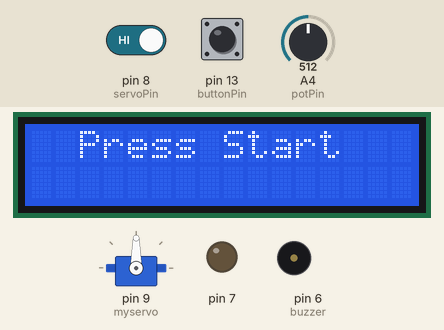
Simulated run of this sketch. Board: Arduino Uno, built with avr-gcc and run on an emulated ATmega328P. Shown: servo, 16×2 character LCD, output pins drawn as LEDs (lit = HIGH), buzzer (waves = sounding). The test bench sets the inputs (shaded band); at power-on: pin 13 (buttonPin) HIGH, pin 8 (servoPin) HIGH, A4 (potPin) = 512. Pins used as bus, display or sensor lines are not drawn; what the sketch prints to the serial monitor is not drawn.

Above: at 1.8 s.
1.9 s: pin 13 (buttonPin) pulled LOW for 0.15 s
At 4.9 s:
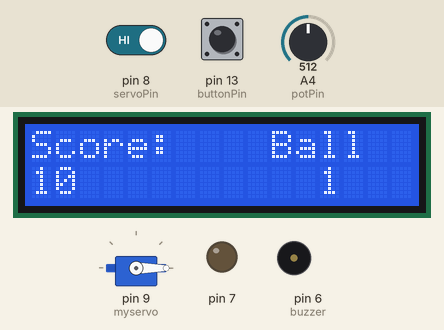
5.0 s: pin 13 (buttonPin) pulled LOW for 3.2 s
At 10.4 s:
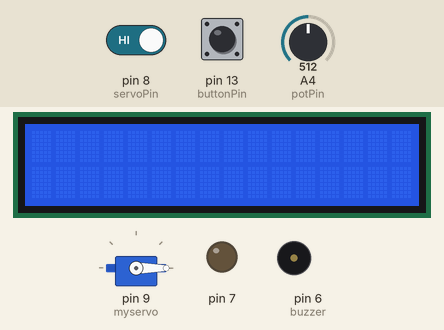
11.1 s: pin 13 (buttonPin) pulsed LOW 5 times (0.12 s each, 0.3 s apart)
At 14.17 s:
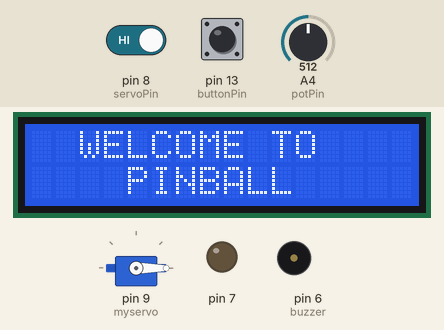
15.6 s: pin 13 (buttonPin) pulled LOW for 3.2 s
At 20.0 s:
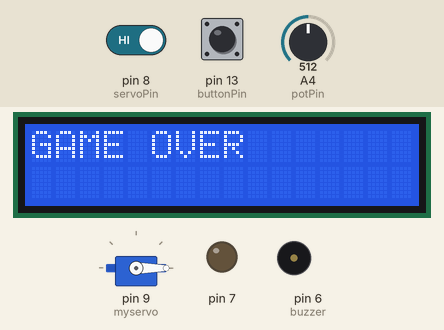
20.7 s: pin 13 (buttonPin) pulled LOW for 1 s
At 23.49 s:
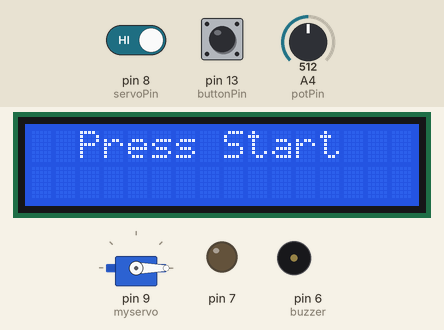
24.7 s: pin 8 (servoPin) driven LOW and pin 13 (buttonPin) driven LOW
At 29.6 s:
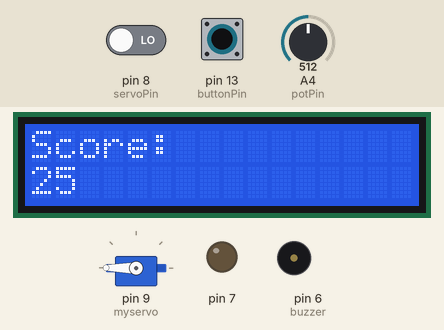
Timing chart, 0 to 31.1 s (numbered marks = the images above; inputs shaded):
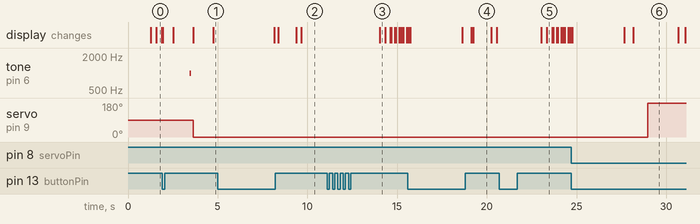

Measured:
- after the input at 1.9 s, servo on pin 9 (myservo): 90° → 0° after 1.7 s; the display: first differs from a run without the input after 0.63 s (image 1 shows a later state)
- after the input at 11.1 s, the display: changes after 2.9 s (image 3)
- after the input at 15.6 s, the display: first differs from a run without the input after 3.0 s (image 4 shows a later state)
- after the input at 20.7 s, the display: first changes after 2.3 s (image 5 shows a later state)
- after the input at 24.7 s, servo on pin 9 (myservo): 0° → 180° after 4.3 s; the display: first differs from a run without the input after 3.0 s (image 6 shows a later state)
- what the display in image 4 shows lasts 1.1 s, from 19.2 s to 20.3 s

The sketch:

Pinball_Machine.INO
```cpp
#define NOTE_B0  31
#define NOTE_C1  33
#define NOTE_CS1 35
#define NOTE_D1  37
#define NOTE_DS1 39
#define NOTE_E1  41
#define NOTE_F1  44
#define NOTE_FS1 46
#define NOTE_G1  49
#define NOTE_GS1 52
#define NOTE_A1  55
#define NOTE_AS1 58
#define NOTE_B1  62
#define NOTE_C2  65
#define NOTE_CS2 69
#define NOTE_D2  73
#define NOTE_DS2 78
#define NOTE_E2  82
#define NOTE_F2  87
#define NOTE_FS2 93
#define NOTE_G2  98
#define NOTE_GS2 104
#define NOTE_A2  110
#define NOTE_AS2 117
#define NOTE_B2  123
#define NOTE_C3  131
#define NOTE_CS3 139
#define NOTE_D3  147
#define NOTE_DS3 156
#define NOTE_E3  165
#define NOTE_F3  175
#define NOTE_FS3 185
#define NOTE_G3  196
#define NOTE_GS3 208
#define NOTE_A3  220
#define NOTE_AS3 233
#define NOTE_B3  247
#define NOTE_C4  262
#define NOTE_CS4 277
#define NOTE_D4  294
#define NOTE_DS4 311
#define NOTE_E4  330
#define NOTE_F4  349
#define NOTE_FS4 370
#define NOTE_G4  392
#define NOTE_GS4 415
#define NOTE_A4  440
#define NOTE_AS4 466
#define NOTE_B4  494
#define NOTE_C5  523
#define NOTE_CS5 554
#define NOTE_D5  587
#define NOTE_DS5 622
#define NOTE_E5  659
#define NOTE_F5  698
#define NOTE_FS5 740
#define NOTE_G5  784
#define NOTE_GS5 831
#define NOTE_A5  880
#define NOTE_AS5 932
#define NOTE_B5  988
#define NOTE_C6  1047
#define NOTE_CS6 1109
#define NOTE_D6  1175
#define NOTE_DS6 1245
#define NOTE_E6  1319
#define NOTE_F6  1397
#define NOTE_FS6 1480
#define NOTE_G6  1568
#define NOTE_GS6 1661
#define NOTE_A6  1760
#define NOTE_AS6 1865
#define NOTE_B6  1976
#define NOTE_C7  2093
#define NOTE_CS7 2217
#define NOTE_D7  2349
#define NOTE_DS7 2489
#define NOTE_E7  2637
#define NOTE_F7  2794
#define NOTE_FS7 2960
#define NOTE_G7  3136
#define NOTE_GS7 3322
#define NOTE_A7  3520
#define NOTE_AS7 3729
#define NOTE_B7  3951
#define NOTE_C8  4186
#define NOTE_CS8 4435
#define NOTE_D8  4699
#define NOTE_DS8 4978
#define melodyPin 6
//Mario main theme melody
int melody[] = {
  NOTE_E7, NOTE_E7, 0, NOTE_E7,
  0, NOTE_C7, NOTE_E7, 0,
  NOTE_G7, 0, 0,  0,
  NOTE_G6, 0, 0, 0,

  NOTE_C7, 0, 0, NOTE_G6,
  0, 0, NOTE_E6, 0,
  0, NOTE_A6, 0, NOTE_B6,
  0, NOTE_AS6, NOTE_A6, 0,

  NOTE_G6, NOTE_E7, NOTE_G7,
  NOTE_A7, 0, NOTE_F7, NOTE_G7,
  0, NOTE_E7, 0, NOTE_C7,
  NOTE_D7, NOTE_B6, 0, 0,

  NOTE_C7, 0, 0, NOTE_G6,
  0, 0, NOTE_E6, 0,
  0, NOTE_A6, 0, NOTE_B6,
  0, NOTE_AS6, NOTE_A6, 0,

  NOTE_G6, NOTE_E7, NOTE_G7,
  NOTE_A7, 0, NOTE_F7, NOTE_G7,
  0, NOTE_E7, 0, NOTE_C7,
  NOTE_D7, NOTE_B6, 0, 0
};
//Mario main them tempo
int tempo[] = {
  12, 12, 12, 12,
  12, 12, 12, 12,
  12, 12, 12, 12,
  12, 12, 12, 12,

  12, 12, 12, 12,
  12, 12, 12, 12,
  12, 12, 12, 12,
  12, 12, 12, 12,

  9, 9, 9,
  12, 12, 12, 12,
  12, 12, 12, 12,
  12, 12, 12, 12,

  12, 12, 12, 12,
  12, 12, 12, 12,
  12, 12, 12, 12,
  12, 12, 12, 12,

  9, 9, 9,
  12, 12, 12, 12,
  12, 12, 12, 12,
  12, 12, 12, 12,
};

//

//Underworld melody
int underworld_melody[] = {
  NOTE_C4, NOTE_C5, NOTE_A3, NOTE_A4,
  NOTE_AS3, NOTE_AS4, 0,
  0,
  NOTE_C4, NOTE_C5, NOTE_A3, NOTE_A4,
  NOTE_AS3, NOTE_AS4, 0,
  0,
  NOTE_F3, NOTE_F4, NOTE_D3, NOTE_D4,
  NOTE_DS3, NOTE_DS4, 0,
  0,
  NOTE_F3, NOTE_F4, NOTE_D3, NOTE_D4,
  NOTE_DS3, NOTE_DS4, 0,
  0, NOTE_DS4, NOTE_CS4, NOTE_D4,
  NOTE_CS4, NOTE_DS4,
  NOTE_DS4, NOTE_GS3,
  NOTE_G3, NOTE_CS4,
  NOTE_C4, NOTE_FS4, NOTE_F4, NOTE_E3, NOTE_AS4, NOTE_A4,
  NOTE_GS4, NOTE_DS4, NOTE_B3,
  NOTE_AS3, NOTE_A3, NOTE_GS3,
  0, 0, 0
};
//Underwolrd tempo
int underworld_tempo[] = {
  12, 12, 12, 12,
  12, 12, 6,
  3,
  12, 12, 12, 12,
  12, 12, 6,
  3,
  12, 12, 12, 12,
  12, 12, 6,
  3,
  12, 12, 12, 12,
  12, 12, 6,
  6, 18, 18, 18,
  6, 6,
  6, 6,
  6, 6,
  18, 18, 18, 18, 18, 18,
  10, 10, 10,
  10, 10, 10,
  3, 3, 3
};

#include <Servo.h>
int servoPin = 8;
Servo myservo;
int buttonPin = 13;
int counter = 1;
int buttonState = 1;
int presslength_ms = 0;
int val = 0;
int mode = 0;
#include <LiquidCrystal.h>
LiquidCrystal lcd(12, 11, 5, 4, 3, 2);
const int rs = 12, en = 11, d4 = 5, d5 = 4, d6 = 3, d7 = 2;
int pinLED_1 = A0;
int pinLED_2 = A1;
int pinLED_3 = A2;
int waitingTime = 200;
int contrast = 60;
int i = 0;
int potValue1 = 0;
int potValue2 = 0;
int potPin = A4;
const int buzzer = 6;
int servoState = 0;
int potScore = 0;


void setup()
{
  pinMode ( buttonPin, INPUT_PULLUP);
  pinMode ( servoPin, INPUT_PULLUP);
  pinMode(buzzer, OUTPUT);
  pinMode (potPin, INPUT);
  myservo.attach(9);
  analogWrite(7, contrast);
  lcd.begin(16, 2);

  Serial.begin(9600);
}

void loop()
{
  mode = gameMode ();
  switch (mode)
  {
    case 1:
      mode = gameMode ();
      blinkLED();
      mode = gameMode ();

      lcdstarted();
      if (i > 3)
      {
        break;
      }
      mode = gameMode ();
      sing(1);
      mode = gameMode ();
      Serial.println (" Welcome To Pinball");
      break;
    case 2:
      mode = gameMode ();
      playing();
      mode = gameMode ();
      score();
      mode = gameMode ();
      servo();
      mode = gameMode ();
      Serial.println ("Play Game");
      mode = gameMode ();
      lcdScore();
      mode = gameMode ();
      //lcd.clear();
      break;
    case 3:
      lcd.clear();
      mode = gameMode ();
      Serial.println (" Game over");
      lcd.print("GAME OVER");
      delay(1000);
      lcd.clear();
      sing(2);
      break;
  }
}


int blinkLED()
{

  mode = gameMode ();
  for (i = 0 ; i < 3; i++)
  {
    digitalWrite(A0, HIGH);
    digitalWrite(pinLED_2, HIGH);
    digitalWrite(pinLED_3, HIGH);
    delay(waitingTime);
    digitalWrite(A0, LOW);
    digitalWrite(pinLED_2, LOW);
    digitalWrite(pinLED_3, LOW);
    delay(waitingTime);
    if (i > 3)
    {
      break;
    }
  }
  return i;
}

void lcdstarted()
{
  mode = gameMode ();
  lcd.print("  WELCOME TO");
  lcd.setCursor(0, 1);
  mode = gameMode ();
  lcd.print("    PINBALL    ");
  delay(300);
  lcd.clear();
  mode = gameMode ();
  lcd.print("  Press Start  ");
  delay(300);
  mode = gameMode ();
  lcd.clear();
}
int gameMode()
{
  if (digitalRead(buttonPin) == LOW && buttonState > 5)
  {
    delay(100);
    presslength_ms = presslength_ms + 100;
    val = val + 1;
    //Serial.print("ms= ");
    Serial.println(presslength_ms);
  } else if (digitalRead(buttonPin) == LOW && buttonState < 5 )
  {
    presslength_ms = 0;
  }

  if (digitalRead(buttonPin) == LOW)
  {
    buttonState = buttonState + 1;
    delay(300);
    //Serial.println ("buttonState");
    //Serial.println (buttonState);
    if (buttonState == 1)
    {
      counter = counter + 1;
      delay(300);
      Serial.println ("counter");
      Serial.println (counter);
    }
    else if (buttonState == 2)
    {
      counter = counter + 1;
      delay(300);
      Serial.println ("counter");
      Serial.println (counter);
    }
    else if (buttonState == 5)
    {
      counter = counter + 1;
      delay(300);
      Serial.println ("counter");
      Serial.println (counter);
    }
    else if (presslength_ms >= 500 && buttonState >= 5 && counter == 3 && digitalRead(buttonPin) == HIGH)
    {
      counter = 1;
      buttonState = 1;
      presslength_ms = 0;
      val = 0;
      delay(100);
    }
  }
  return counter;
  return buttonState;
}
int playing()
{
  gameMode();
  if (buttonState == 2)
  {
    gameMode();

    lcd.setCursor(0, 0);
    lcd.print("          Ball");
    lcd.setCursor(0, 1);
    lcd.print("            1");
    lcdScore();
    delay(300);

    digitalWrite(pinLED_2, HIGH);
    digitalWrite(pinLED_3, HIGH);
    for (i = 0 ; i < 3; i++)
    {
      gameMode();
      digitalWrite(A0, HIGH);
      delay(waitingTime);
      digitalWrite(A0, LOW);
    }
  }
  if (buttonState == 3)
  {
    gameMode();
    lcdScore();
    lcd.setCursor(0, 0);
    lcd.print("          Ball");
    lcd.setCursor(0, 1);
    lcd.print("            2");
    lcdScore();
    delay(300);
    digitalWrite(pinLED_1, LOW);
    digitalWrite(pinLED_3, HIGH);
    for (i = 0 ; i < 3; i++)
    {
      gameMode();
      digitalWrite(pinLED_2, HIGH);
      delay(waitingTime);
      digitalWrite(pinLED_2, LOW);
    }
  }
  if (buttonState == 4)
  {
    gameMode();
    lcdScore();
    lcd.setCursor(0, 0);
    lcd.print("          Ball");
    lcd.setCursor(0, 1);
    lcd.print("            3");
    lcdScore();
    delay(300);
    digitalWrite(pinLED_1, LOW);
    digitalWrite(pinLED_2, LOW);
    for (i = 0 ; i < 3; i++)
    {
      gameMode();
      digitalWrite(pinLED_3, HIGH);
      delay(waitingTime);
      digitalWrite(pinLED_3, LOW);
    }

  }
}
int score()
{
  gameMode();
  potValue1 = analogRead(potPin);
  Serial.println(potValue1);
  lcd.setCursor(0, 0);
  lcd.print("Score:");
  lcd.setCursor(0, 1);
  lcd.print(potScore);
  //delay(10);
  //  if (potValue1 != potValue2)
  //  {
  //    gameMode();
  //    tone(buzzer, 1000);
  //    delay(200);
  //    potValue2 = analogRead(potPin);
  //    Serial.println(potValue1);
  //
  //  }
  //    if (potValue1 = potValue2)
  //    {
  //
  //      gameMode();
  //      noTone(buzzer);
  //      delay(200);
  //
  //    }
  if (potValue1 < 200)
  {
    if (potValue1 != potValue2)
    {
      gameMode();

      tone(buzzer, 1000);
      delay(100);
      potValue2 = analogRead(potPin);
      Serial.println(potValue1);

    }
    if (potValue1 = potValue2)
    {

      gameMode();

      noTone(buzzer);
      delay(100);


    }
    potScore = potScore + 2;


    //    gameMode();
    //    noTone(buzzer);
    //    delay(200);

  }
  if (potValue1 > 200 && potValue1 <= 600 )
  {
    if (potValue1 != potValue2)
    {
      gameMode();

      tone(buzzer, 1000);
      delay(100);
      potValue2 = analogRead(potPin);
      Serial.println(potValue1);

    }
    if (potValue1 = potValue2)
    {

      gameMode();

      noTone(buzzer);
      delay(100);


    }
    potScore = potScore + 5;
  }
  if (potValue1 > 600 && potValue1 <= 800)
  {
    gameMode();

    noTone(buzzer);
    delay(100);

  }
  if (potValue1 > 800)
  {
    if (potValue1 != potValue2)
    {
      gameMode();

      tone(buzzer, 1000);
      delay(100);
      potValue2 = analogRead(potPin);
      Serial.println(potValue1);


    }
    if (potValue1 = potValue2)
    {

      gameMode();
      noTone(buzzer);
      delay(100);


    }
    potScore = potScore + 10;
  }
  lcdScore();
}
void lcdScore()
{
  lcd.setCursor(0, 0);
  lcd.print("Score:");
  lcd.setCursor(0, 1);
  lcd.print(potScore);
  //delay(10);
}
void servo()
{
  gameMode();
  servoState = digitalRead(servoPin);
  if (servoState == LOW)
  {
    myservo.write(180);
  }
  else
  {
    myservo.write(0);
  }
  delay(100);
}
int song = 0;

void sing(int s) {
  // iterate over the notes of the melody:
  gameMode();
  song = s;
  if (song == 2) {
    Serial.println(" 'Underworld Theme'");
    lcd.print("    PINBALL    ");
    delay(300);
    lcd.clear();
    int size = sizeof(underworld_melody) / sizeof(int);
    for (int thisNote = 0; thisNote < size; thisNote++) {

      gameMode();
      if (counter != 3)
      {
        break;
      }


      // to calculate the note duration, take one second
      // divided by the note type.
      //e.g. quarter note = 1000 / 4, eighth note = 1000/8, etc.
      int noteDuration = 1000 / underworld_tempo[thisNote];

      buzz(melodyPin, underworld_melody[thisNote], noteDuration);

      // to distinguish the notes, set a minimum time between them.
      // the note's duration + 30% seems to work well:
      int pauseBetweenNotes = noteDuration * 1.30;
      delay(pauseBetweenNotes);

      // stop the tone playing:
      buzz(melodyPin, 0, noteDuration);
    }

  } else if (song == 1) {

    Serial.println(" 'Mario Theme'");

    int size = sizeof(melody) / sizeof(int);
    for (int thisNote = 0; thisNote < size; thisNote++) {
      lcd.print ("PRESS START");
      delay(50);
      lcd.clear();
      gameMode();
      if (counter != 1) {
        break;
      }
      // to calculate the note duration, take one second
      // divided by the note type.
      //e.g. quarter note = 1000 / 4, eighth note = 1000/8, etc.
      int noteDuration = 1000 / tempo[thisNote];

      buzz(melodyPin, melody[thisNote], noteDuration);

      // to distinguish the notes, set a minimum time between them.
      // the note's duration + 30% seems to work well:
      int pauseBetweenNotes = noteDuration * 1.30;
      delay(pauseBetweenNotes);

      // stop the tone playing:
      buzz(melodyPin, 0, noteDuration);

    }
  }
}

void buzz(int targetPin, long frequency, long length) {
  digitalWrite(13, HIGH);
  long delayValue = 1000000 / frequency / 2; // calculate the delay value between transitions
  //// 1 second's worth of microseconds, divided by the frequency, then split in half since
  //// there are two phases to each cycle
  long numCycles = frequency * length / 1000; // calculate the number of cycles for proper timing
  //// multiply frequency, which is really cycles per second, by the number of seconds to
  //// get the total number of cycles to produce
  for (long i = 0; i < numCycles; i++) { // for the calculated length of time...
    digitalWrite(targetPin, HIGH); // write the buzzer pin high to push out the diaphram
    delayMicroseconds(delayValue); // wait for the calculated delay value
    digitalWrite(targetPin, LOW); // write the buzzer pin low to pull back the diaphram
    delayMicroseconds(delayValue); // wait again or the calculated delay value
  }
  digitalWrite(13, LOW);

}
```
